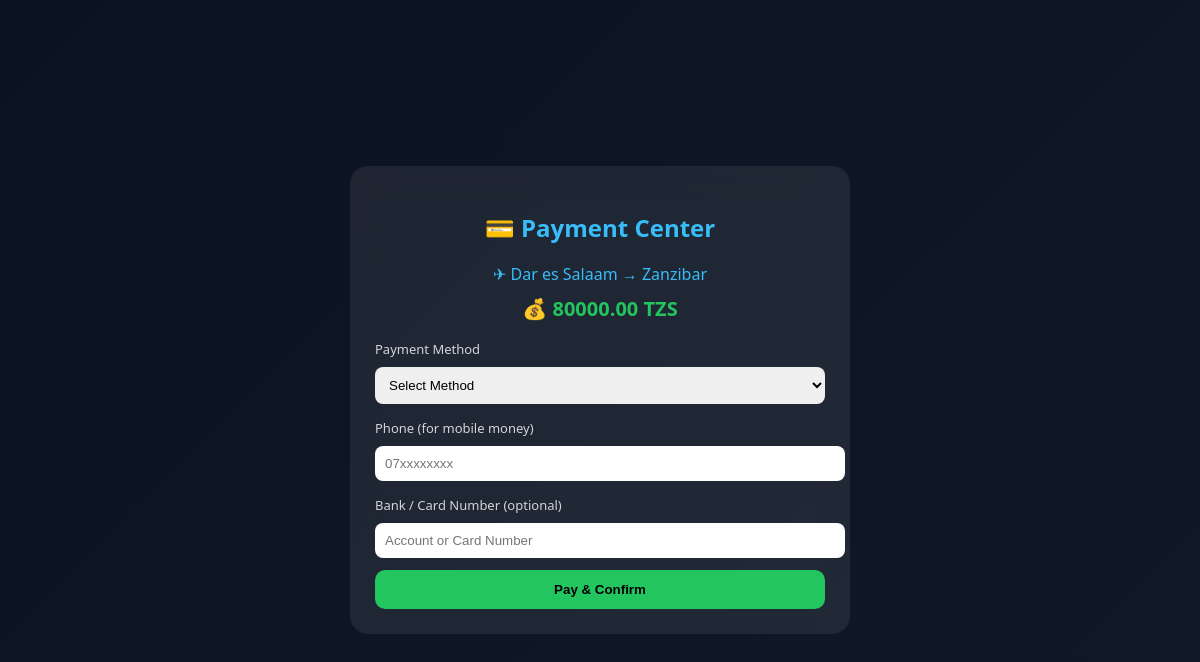
The app's page /passenger/payment.php?booking_id=1 with its own data.
### tables this page shows
CREATE TABLE `bookings` (
  `id` int(11) NOT NULL,
  `user_id` int(11) NOT NULL,
  `flight_id` int(11) NOT NULL,
  `trip_type` enum('one-way','round-trip') DEFAULT 'one-way',
  `return_date` date DEFAULT NULL,
  `total_amount` decimal(10,2) NOT NULL,
  `payment_status` enum('pending','paid') DEFAULT 'pending',
  `payment_reference` varchar(100) DEFAULT NULL,
  `ticket_number` varchar(50) DEFAULT NULL,
  `booked_at` timestamp NOT NULL DEFAULT current_timestamp()
);

CREATE TABLE `flights` (
  `id` int(11) NOT NULL,
  `flight_number` varchar(20) NOT NULL,
  `origin` varchar(100) NOT NULL,
  `destination` varchar(100) NOT NULL,
  `departure_date` date NOT NULL,
  `departure_time` time NOT NULL,
  `price_economy` decimal(10,2) NOT NULL,
  `price_business` decimal(10,2) NOT NULL,
  `seats_available` int(11) NOT NULL,
  `status` enum('scheduled','delayed','cancelled') DEFAULT 'scheduled',
  `price` int(11) DEFAULT 0
);

### passenger/payment.php (the view, shortened to what this page needs)
<?php
include '../config/db.php';
$booking_id = $_GET['booking_id'] ?? null;
$q = $conn->query("
SELECT b.*, f.origin, f.destination, f.flight_number
FROM bookings b
JOIN flights f ON b.flight_id = f.id
WHERE b.id='$booking_id'
");
$data = $q->fetch_assoc();
?>
<!DOCTYPE html>
<html>
<head>
</head>
<body>
<div class="card">
<h2>💳 Payment Center</h2>
<div class="route">
✈ <?= $data['origin'] ?> → <?= $data['destination'] ?>
</div>
<div class="amount">
💰 <?= $data['total_amount'] ?> TZS
</div>
<form method="POST" action="process_payment.php">
<label>Payment Method</label>
<select name="method" required>
<option value="">Select Method</option>
</select>
<label>Phone (for mobile money)</label>
<input type="text" name="phone" placeholder="07xxxxxxxx">
<label>Bank / Card Number (optional)</label>
<input type="text" name="account" placeholder="Account or Card Number">
<button class="btn" type="submit">
Pay & Confirm
</button>
</form>
</div>
</body>
</html>

### passenger/payment.php (style rules this page uses)
body { margin:0; font-family:Segoe UI; background:linear-gradient(135deg,#0b1220,#111827); display:flex; justify-content:center; align-items:center; height:100vh; color:white; }
.card { width:450px; background:rgba(255,255,255,0.08); backdrop-filter:blur(15px); padding:25px; border-radius:18px; }
h2 { text-align:center;color:#38bdf8; }
label { font-size:13px;opacity:0.8; }
input, select { width:100%; padding:10px; margin:8px 0 12px 0; border:none; border-radius:8px; outline:none; }
.btn { width:100%; padding:12px; background:#22c55e; border:none; border-radius:10px; font-weight:bold; cursor:pointer; }
.route { text-align:center; margin-bottom:10px; color:#38bdf8; }
.amount { text-align:center; margin-bottom:15px; color:#22c55e; font-size:20px; font-weight:bold; }

### records on screen
bookings: flight.origin "Dar es Salaam", flight.destination "Zanzibar", total_amount "80000.00"
